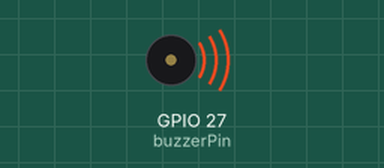
Simulated run of this sketch. Board: ESP32. Parts: buzzer (waves = sounding).

Above: at 0.1 s.
Timing chart, 0 to 40.0 s (numbered marks = the images above):
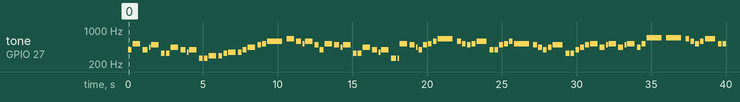

Measured:
- by itself, tone on GPIO 27 (buzzerPin): plays 392 Hz for 0.25 s, 523 Hz for 0.50 s, 392 Hz for 0.33 s, 440 Hz for 0.12 s, 494 Hz for 0.50 s, 330 Hz for 0.25 s … (88 notes in this stretch)

The sketch:

ussr.ino
```cpp
// Quality USSR Anthem by Ömer Arda Kaya for all comrades

#include "pitches.h"

int buzzerPin = 27;

int melody[] = {
  NOTE_G4, NOTE_C5, NOTE_G4, NOTE_A4, NOTE_B4, NOTE_E4, NOTE_E4,
  NOTE_A4, NOTE_G4, NOTE_F4, NOTE_G4, NOTE_C4, NOTE_C4,
  NOTE_D4, NOTE_D4, NOTE_E4, NOTE_F4, NOTE_F4, NOTE_G4, NOTE_A4, NOTE_B4, NOTE_C5, NOTE_D5,
  NOTE_E5, NOTE_D5, NOTE_C5, NOTE_D5, NOTE_B4, NOTE_G4,
  NOTE_C5, NOTE_B4, NOTE_A4, NOTE_B4, NOTE_E4, NOTE_E4,
  NOTE_A4, NOTE_G4, NOTE_F4, NOTE_G4, NOTE_C4, NOTE_C4,
  NOTE_C5, NOTE_B4, NOTE_A4, NOTE_G4, NOTE_B4, NOTE_C5, NOTE_D5,
  NOTE_E5, NOTE_D5, NOTE_C5, NOTE_B4, NOTE_C5, NOTE_D5, NOTE_G4, NOTE_G4, NOTE_B4, NOTE_C5, NOTE_D5,
  NOTE_C5, NOTE_B4, NOTE_A4, NOTE_G4, NOTE_A4, NOTE_B4, NOTE_E4, NOTE_E4, NOTE_G4, NOTE_A4, NOTE_B4,
  NOTE_C5, NOTE_A4, NOTE_B4, NOTE_C5, NOTE_A4, NOTE_B4, NOTE_C5, NOTE_A4, NOTE_C5, NOTE_F5,
  NOTE_F5, NOTE_E5, NOTE_D5, NOTE_C5, NOTE_D5, NOTE_E5, NOTE_C5, NOTE_C5,
  NOTE_D5, NOTE_C5, NOTE_B4, NOTE_A4, NOTE_B4, NOTE_C5, NOTE_A4, NOTE_A4,
  NOTE_C5, NOTE_B4, NOTE_A4, NOTE_G4, NOTE_C4, NOTE_G4, NOTE_A4, NOTE_B4, NOTE_C5
};

int noteDurations[] = {
  8, 4, 6, 16, 4, 8, 8,
  4, 6, 16, 4, 8, 8,
  4, 8, 8, 4, 8, 8, 4, 8, 8, 2,
  4, 6, 16, 4, 8, 8,
  4, 6, 16, 4, 8, 8,
  4, 6, 16, 4, 6, 16,
  4, 6, 16, 8, 8, 8, 8,
  2, 8, 8, 8, 8, 3, 8, 8, 8, 8, 8,
  2, 8, 8, 8, 8, 3, 8, 8, 8, 8, 8,
  4, 6, 16, 4, 6, 16, 4, 8, 8, 2,
  2, 8, 8, 8, 8, 3, 8, 2,
  2, 8, 8, 8, 8, 3, 8, 2,
  4, 6, 16, 4, 4, 2, 4, 4, 1
};

void setup() {
  for (int thisNote = 0; thisNote < sizeof(melody) / 2; thisNote++) {
    int noteDuration = 2000 / noteDurations[thisNote];
    tone(buzzerPin, melody[thisNote], noteDuration);
    int pauseBetweenNotes = noteDuration * 1.30;
    delay(pauseBetweenNotes);
    noTone(buzzerPin);
  }
}

void loop() {

}
```

pitches.h
```cpp
#define NOTE_B0  31
#define NOTE_C1  33
#define NOTE_CS1 35
#define NOTE_D1  37
#define NOTE_DS1 39
#define NOTE_E1  41
#define NOTE_F1  44
#define NOTE_FS1 46
#define NOTE_G1  49
#define NOTE_GS1 52
#define NOTE_A1  55
#define NOTE_AS1 58
#define NOTE_B1  62
#define NOTE_C2  65
#define NOTE_CS2 69
#define NOTE_D2  73
#define NOTE_DS2 78
#define NOTE_E2  82
#define NOTE_F2  87
#define NOTE_FS2 93
#define NOTE_G2  98
#define NOTE_GS2 104
#define NOTE_A2  110
#define NOTE_AS2 117
#define NOTE_B2  123
#define NOTE_C3  131
#define NOTE_CS3 139
#define NOTE_D3  147
#define NOTE_DS3 156
#define NOTE_E3  165
#define NOTE_F3  175
#define NOTE_FS3 185
#define NOTE_G3  196
#define NOTE_GS3 208
#define NOTE_A3  220
#define NOTE_AS3 233
#define NOTE_B3  247
#define NOTE_C4  262
#define NOTE_CS4 277
#define NOTE_D4  294
#define NOTE_DS4 311
#define NOTE_E4  330
#define NOTE_F4  349
#define NOTE_FS4 370
#define NOTE_G4  392
#define NOTE_GS4 415
#define NOTE_A4  440
#define NOTE_AS4 466
#define NOTE_B4  494
#define NOTE_C5  523
#define NOTE_CS5 554
#define NOTE_D5  587
#define NOTE_DS5 622
#define NOTE_E5  659
#define NOTE_F5  698
#define NOTE_FS5 740
#define NOTE_G5  784
#define NOTE_GS5 831
#define NOTE_A5  880
#define NOTE_AS5 932
#define NOTE_B5  988
#define NOTE_C6  1047
#define NOTE_CS6 1109
#define NOTE_D6  1175
#define NOTE_DS6 1245
#define NOTE_E6  1319
#define NOTE_F6  1397
#define NOTE_FS6 1480
#define NOTE_G6  1568
#define NOTE_GS6 1661
#define NOTE_A6  1760
#define NOTE_AS6 1865
#define NOTE_B6  1976
#define NOTE_C7  2093
#define NOTE_CS7 2217
#define NOTE_D7  2349
#define NOTE_DS7 2489
#define NOTE_E7  2637
#define NOTE_F7  2794
#define NOTE_FS7 2960
#define NOTE_G7  3136
#define NOTE_GS7 3322
#define NOTE_A7  3520
#define NOTE_AS7 3729
#define NOTE_B7  3951
#define NOTE_C8  4186
#define NOTE_CS8 4435
#define NOTE_D8  4699
#define NOTE_DS8 4978
```
